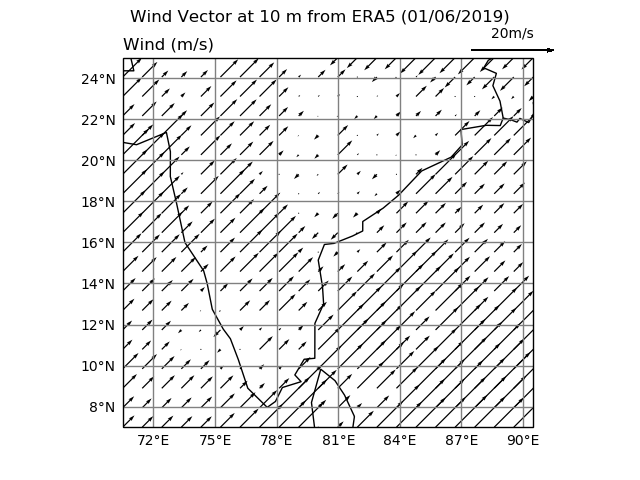

Reproduce this figure in Python.
###########Import necessary modules##########################

import netCDF4 as nc
import numpy as np
import matplotlib.pyplot as plt
import datetime as dt
import cartopy
import cartopy.crs as ccrs
import cartopy.feature as cfeature
from cartopy.mpl.gridliner import LONGITUDE_FORMATTER, LATITUDE_FORMATTER

############ File to be read ####################
############ IMD Gridded Rainfall data ##########

file_name  = filename='/mnt/d/DATA/ERA5/Wind/ERA5_Wind_2019.nc'

################# open file ######################

f = nc.Dataset(file_name)
print(f)                # gives us information about the variables 
                        #contained in the file and their dimensions
                      
for var in f.variables.values():
    print(var)          # Metadata for all variables

print(f['u10'])          # Metadata of single variable

################# read variables  ################

u10   = f.variables['u10'][:]
v10   = f.variables['v10'][:]
lats = f.variables['latitude'][:]
lons = f.variables['longitude'][:]
time = f.variables['time']		# In the file for the time dimension year has been set as 2010 in all year files

#print(lons.min()," ,",lons.max())
#print(lats)
##############Subscripting over lat, lon and time###############

############Subsetting over time##############

st_date=dt.datetime(2019,6,1,0,0)	# Start date and hour
date=nc.num2date(time[:],units=time.units,calendar='standard')
istart=nc.date2index(st_date,time,calendar='standard',select='exact')


############Subsetting over lat and lon##############

latbounds = [ 7 , 25 ]	#degrees north
lonbounds = [ 70.5 , 90.5 ] 	# degrees east 

latselect=np.logical_and(lats>=latbounds[0],lats<=latbounds[1])
lonselect=np.logical_and(lons>=lonbounds[0],lons<=lonbounds[1])

u10sub=u10[:,latselect,:][:,:,lonselect]
U10SUB=u10sub[istart,:,:]

v10sub=u10[:,latselect,:][:,:,lonselect]
V10SUB=u10sub[istart,:,:]

print(u10sub.max())
print(u10sub.shape)

##################Vector Plot Resources################

Lats=lats[latselect]
Lons=lons[lonselect]

plt.figure()
m = plt.axes(projection=ccrs.PlateCarree())
m.add_feature(cartopy.feature.BORDERS, edgecolor='black')
m.set_extent([lonbounds[0], lonbounds[1], latbounds[0], latbounds[1]], crs=ccrs.PlateCarree())
m.coastlines(resolution='110m')

gl=m.gridlines(crs=ccrs.PlateCarree(),draw_labels=True,color='gray',linewidth=1.0)
gl.xlabels_top = False
gl.ylabels_right = False
gl.xformatter = LONGITUDE_FORMATTER
gl.yformatter = LATITUDE_FORMATTER

plt.suptitle('Wind Vector at 10 m from ERA5 (01/06/2019)')
plt.title('Wind (m/s)', loc='left')

q=m.quiver(Lons, Lats, U10SUB, V10SUB, width=0.003, scale_units='xy',scale=5, transform=ccrs.PlateCarree(),regrid_shape=20)
qk=plt.quiverkey (q,0.95, 1.02, 20, '20m/s', labelpos='N')
plt.savefig('vector_cartopy.png')
